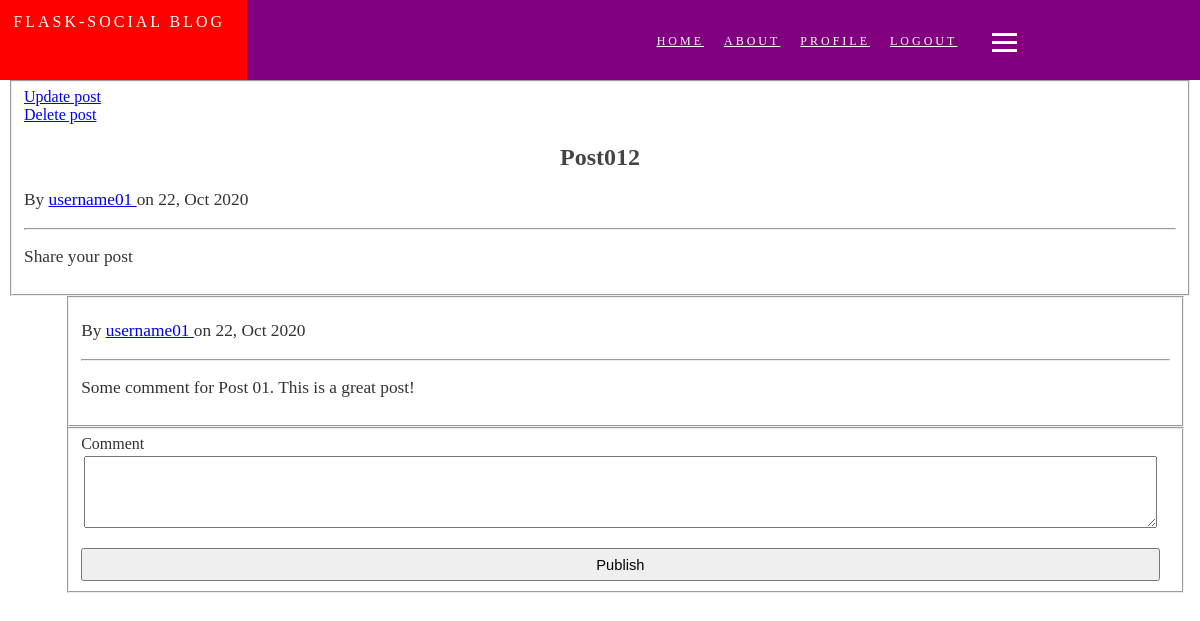
Before: /post2 (signed in) with the older database file.
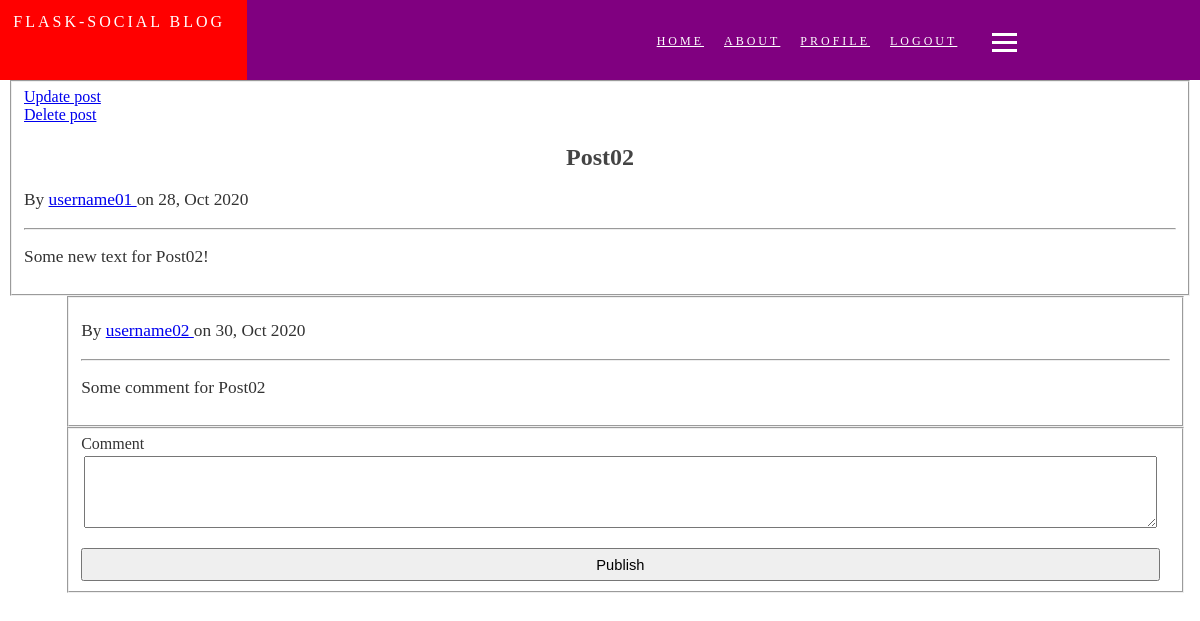
After: the same page with the newer database file.
### app/models.py (models this page shows, shortened)
class Post(db.Model):
    id = db.Column(db.Integer, primary_key=True, autoincrement=True)
    title = db.Column(db.String(100), nullable=False)
    date = db.Column(db.DateTime, nullable=False, default=datetime.utcnow)
    text = db.Column(db.Text, nullable=False)
    author_id = db.Column(db.Integer, db.ForeignKey('user.id'), nullable=False)
    comments = db.relationship('Comments', backref='post', lazy=True)

class Comments(db.Model):
    id = db.Column(db.Integer, primary_key=True, autoincrement=True)
    text = db.Column(db.Text, nullable=False)
    date = db.Column(db.DateTime, nullable=False, default=datetime.utcnow)
    author_id = db.Column(db.Integer, db.ForeignKey('user.id'), nullable=False)
    post_id = db.Column(db.Integer, db.ForeignKey('post.id'), nullable=False)

class User(db.Model, UserMixin):
    id = db.Column(db.Integer, primary_key=True, autoincrement=True)
    firstname = db.Column(db.String(20), nullable=False)
    lastname = db.Column(db.String(20), nullable=False)
    username = db.Column(db.String(20), unique=True, nullable=False)
    email = db.Column(db.String(120), unique=True, nullable=False)
    password = db.Column(db.String(60), unique=True, nullable=False)
    image_file = db.Column(db.String(20), nullable=False, default='default.png')
    posts = db.relationship('Post',
                            backref='author',
                            primaryjoin="User.id==Post.author_id")
    comments = db.relationship('Comments',
                            backref='author',
                            primaryjoin="User.id==Comments.author_id")
    def __init__(self, firstname='', lastname='', username='', email='',
                 password=''):
        self.firstname = firstname
        self.lastname = lastname
        self.username = username
        self.email = email
        self.password = generate_password_hash(password)

### app/user/views.py (the view)
@user_blueprint.route("/<username>", methods=['GET', 'POST'])
@login_required
def profile(username):
    form = forms.ProfileForm()
    user = User.query.filter_by(username=username).first()
    posts = Post.query.filter_by(author=user).all()
    num_posts = len(posts)
    image_file = url_for('static',
                        filename='pictures/' + user.image_file)
    return render_template('profile.html',
                            form=form,
                            image_file=image_file,
                            username=username,
                            firstname=user.firstname,
                            lastname=user.lastname,
                            email=user.email,
                            num_posts=num_posts,
                            posts=posts)

### app/posts/forms.py
class CommentsForPostForm(FlaskForm):
    text = TextAreaField('Comment', validators=[DataRequired()])
    pusblish = SubmitField('Publish')

### app/models.py (called while the page is built)
@login_manager.user_loader
def load_user(id):
    u = User.query.get(id)
    return User(u.firstname, u.lastname, u.username, u.email, u.password)

### app/templates/posts/posts.html (shortened to what this page needs)
{% extends "layout.html" %}
{% block content %}
    <div>
        <form method="POST">
            <fieldset class="post-fieldset">
                {% if post.author.username == current_user.username %}
                    <div class="update-post-div">
                        <a href="{{ url_for('posts.update_post', post_id=post.id) }}">
                            Update post
                        </a>
                    </div>
                    <div class="delete-post-div">
                        <a href="{{ url_for('posts.delete_post', post_id=post.id) }}">
                            Delete post
                        </a>
                    </div>
                {% endif %}
                <h2>
                    {{ post.title }}
                </h2>
                <p>
                    By
                    <a href="{{ url_for('user.profile', username=post.author.username) }}">
                        {{ post.author.username }}
                    </a>
                    on {{ post.date.strftime('%d, %b %Y') }}
                </p>
                <hr>
                <p>{{ post.text }}</p>
            </fieldset>
            <div class="comments-div">
                {% for comment in comments %}
                    <fieldset class="comments-fieldset">
                        <p>
                            By
                            <a href="{{ url_for('user.profile', username=post.author.username) }}">
                                {{ comment.author.username }}
                            </a>
                            on {{ comment.date.strftime('%d, %b %Y') }}
                        </p>
                        <hr>
                        <p>{{ comment.text }}</p>
                    </fieldset>
                {% endfor %}
            </div>
            <fieldset class="comments-fieldset">
                <div>
                    {{ form.text.label(class="form-control-label") }}
                    <br>
                    {{ form.text(class="comments-text") }}
                </div>
                <div>
                    {{ form.pusblish(class="publish-comment-btn") }}
                </div>
            </fieldset>
        </form>
    </div>
{% endblock content %}

Changed rows visible on the page:
changed Post: title "Post012" → "Post02"; date "22, Oct 2020" → "28, Oct 2020"; text "Share your post" → "Some new text for Post02!"
changed Comments: author.username "username01" → "username02"; date "22, Oct 2020" → "30, Oct 2020"; text "Some comment for Post 01. This is a great post!" → "Some comment for Post02"
